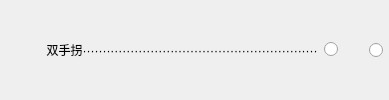
              <widget class="QWidget" name="widget_53" native="true">
               <property name="sizePolicy">
                <sizepolicy hsizetype="Preferred" vsizetype="Fixed">
                 <horstretch>0</horstretch>
                 <verstretch>0</verstretch>
                </sizepolicy>
               </property>
               <layout class="QHBoxLayout" name="horizontalLayout_41">
                <property name="leftMargin">
                 <number>0</number>
                </property>
                <property name="topMargin">
                 <number>0</number>
                </property>
                <property name="rightMargin">
                 <number>6</number>
                </property>
                <property name="bottomMargin">
                 <number>0</number>
                </property>
                <item>
                 <widget class="QLabel" name="label_59">
                  <property name="sizePolicy">
                   <sizepolicy hsizetype="Expanding" vsizetype="Fixed">
                    <horstretch>0</horstretch>
                    <verstretch>0</verstretch>
                   </sizepolicy>
                  </property>
                  <property name="text">
                   <string>              双手拐···························································</string>
                  </property>
                  <property name="alignment">
                   <set>Qt::AlignLeading|Qt::AlignLeft|Qt::AlignVCenter</set>
                  </property>
                 </widget>
                </item>
                <item>
                 <widget class="QRadioButton" name="radioButton_82">
                  <property name="sizePolicy">
                   <sizepolicy hsizetype="Fixed" vsizetype="Fixed">
                    <horstretch>0</horstretch>
                    <verstretch>0</verstretch>
                   </sizepolicy>
                  </property>
                  <property name="layoutDirection">
                   <enum>Qt::RightToLeft</enum>
                  </property>
                  <property name="text">
                   <string/>
                  </property>
                 </widget>
                </item>
                <item>
                 <widget class="QRadioButton" name="radioButton_83">
                  <property name="sizePolicy">
                   <sizepolicy hsizetype="Fixed" vsizetype="Fixed">
                    <horstretch>0</horstretch>
                    <verstretch>0</verstretch>
                   </sizepolicy>
                  </property>
                  <property name="layoutDirection">
                   <enum>Qt::RightToLeft</enum>
                  </property>
                  <property name="text">
                   <string>    </string>
                  </property>
                 </widget>
                </item>
               </layout>
              </widget>
